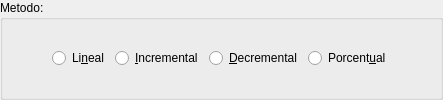
          <widget class="QGroupBox" name="groupBox">
           <property name="sizePolicy">
            <sizepolicy hsizetype="Preferred" vsizetype="Minimum">
             <horstretch>0</horstretch>
             <verstretch>0</verstretch>
            </sizepolicy>
           </property>
           <property name="title">
            <string>Metodo:</string>
           </property>
           <layout class="QGridLayout">
            <property name="margin">
             <number>9</number>
            </property>
            <property name="spacing">
             <number>6</number>
            </property>
            <item row="0" column="4">
             <widget class="QRadioButton" name="metodoporcentual">
              <property name="text">
               <string>Porcent&amp;ual</string>
              </property>
             </widget>
            </item>
            <item row="0" column="3">
             <widget class="QRadioButton" name="metododecremental">
              <property name="text">
               <string>&amp;Decremental</string>
              </property>
             </widget>
            </item>
            <item row="0" column="2">
             <widget class="QRadioButton" name="metodoincremental">
              <property name="text">
               <string>&amp;Incremental</string>
              </property>
              <property name="shortcut">
               <string>Alt+I</string>
              </property>
             </widget>
            </item>
            <item row="0" column="5">
             <spacer>
              <property name="orientation">
               <enum>Qt::Horizontal</enum>
              </property>
              <property name="sizeHint" stdset="0">
               <size>
                <width>40</width>
                <height>20</height>
               </size>
              </property>
             </spacer>
            </item>
            <item row="0" column="1">
             <widget class="QRadioButton" name="metodolineal">
              <property name="text">
               <string>Li&amp;neal</string>
              </property>
             </widget>
            </item>
            <item row="0" column="0">
             <spacer>
              <property name="orientation">
               <enum>Qt::Horizontal</enum>
              </property>
              <property name="sizeHint" stdset="0">
               <size>
                <width>40</width>
                <height>20</height>
               </size>
              </property>
             </spacer>
            </item>
           </layout>
          </widget>
